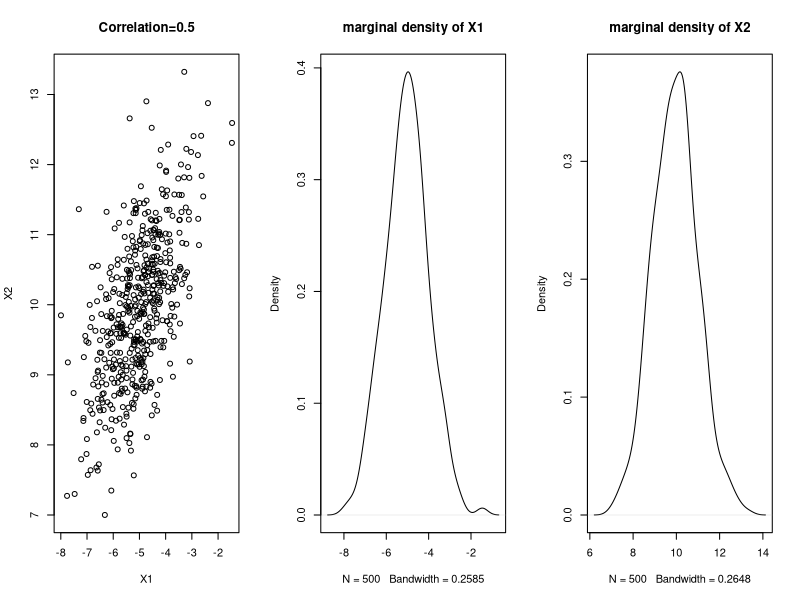

The R script that drew this image:
###############################################################################
## GENERATE FROM MULTIVARIATE NORMAL 
###############################################################################

# function to generate from multi-normal of dimension D
multinorm <- function(mu, sigma, D, N = 5e2) {
  
  # eigen-value and eigen-vector decomposition
  decomp = eigen(sigma)
  
  # getting sqrt(sigma)
  sig.sqrt = decomp$vectors %*% diag(decomp$values^(1/2)) %*% solve(decomp$vectors)
  sig.sqrt
  
  samp <- matrix(0, nrow=N, ncol=D)
  for (i in 1:N) {
    Z <- rnorm(D)
    # transforming back
    samp[i, ] <- mu + sig.sqrt %*% Z
  }
  return(samp)
}

# First: Mean (-5, 10), 0.5 Correlation
D <- 2
mu <- c(-5, 10)
sigma <- matrix(c(1,0.5,0.5,1), nrow=D, ncol=D)
samp <- multinorm(mu=mu, sigma=sigma, D=D)

par(mfrow=c(1,D+1)) # setting multiple graphs in a line

plot(samp, main="Correlation=0.5", xlab="X1", ylab="X2")
for (i in 1:D){
  main = paste("marginal density of X", i, sep="")
  plot(density(samp[,i]), main=main)
}
